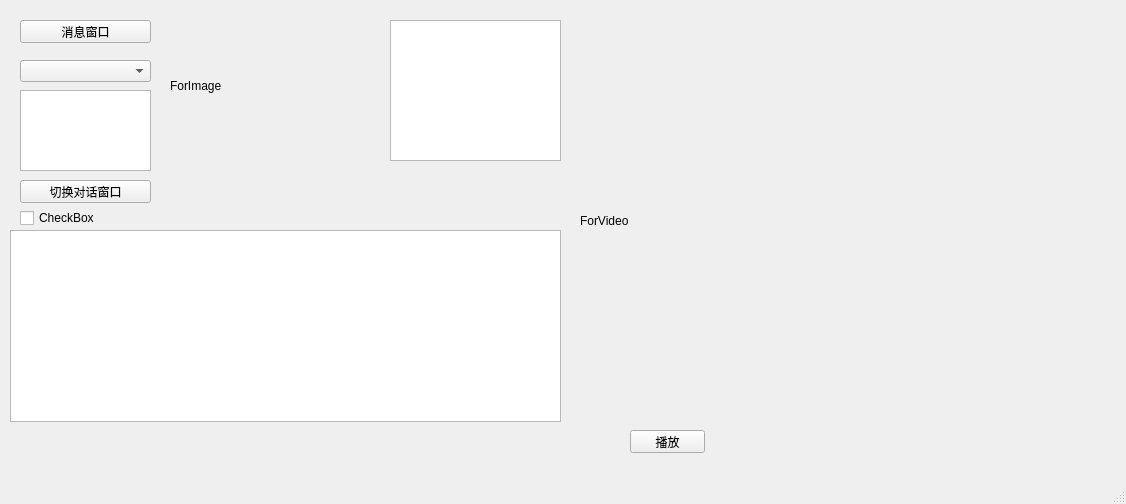
<?xml version="1.0" encoding="UTF-8"?>
<ui version="4.0">
 <class>MainWindow</class>
 <widget class="QMainWindow" name="MainWindow">
  <property name="enabled">
   <bool>true</bool>
  </property>
  <property name="geometry">
   <rect>
    <x>0</x>
    <y>0</y>
    <width>1126</width>
    <height>504</height>
   </rect>
  </property>
  <property name="windowTitle">
   <string>MainWindow</string>
  </property>
  <widget class="QWidget" name="centralwidget">
   <widget class="QComboBox" name="comboBox">
    <property name="geometry">
     <rect>
      <x>20</x>
      <y>60</y>
      <width>131</width>
      <height>22</height>
     </rect>
    </property>
   </widget>
   <widget class="QListWidget" name="listWidget">
    <property name="geometry">
     <rect>
      <x>20</x>
      <y>90</y>
      <width>131</width>
      <height>81</height>
     </rect>
    </property>
   </widget>
   <widget class="QCheckBox" name="checkBox">
    <property name="geometry">
     <rect>
      <x>20</x>
      <y>210</y>
      <width>121</width>
      <height>16</height>
     </rect>
    </property>
    <property name="text">
     <string>CheckBox</string>
    </property>
   </widget>
   <widget class="QGraphicsView" name="graphicsView">
    <property name="geometry">
     <rect>
      <x>390</x>
      <y>20</y>
      <width>171</width>
      <height>141</height>
     </rect>
    </property>
    <property name="baseSize">
     <size>
      <width>360</width>
      <height>360</height>
     </size>
    </property>
    <property name="layoutDirection">
     <enum>Qt::LeftToRight</enum>
    </property>
    <property name="autoFillBackground">
     <bool>false</bool>
    </property>
   </widget>
   <widget class="QLabel" name="label">
    <property name="geometry">
     <rect>
      <x>170</x>
      <y>20</y>
      <width>141</width>
      <height>131</height>
     </rect>
    </property>
    <property name="text">
     <string>ForImage</string>
    </property>
   </widget>
   <widget class="QListWidget" name="listWidget_imagelist">
    <property name="geometry">
     <rect>
      <x>10</x>
      <y>230</y>
      <width>551</width>
      <height>192</height>
     </rect>
    </property>
    <property name="dragDropMode">
     <enum>QAbstractItemView::NoDragDrop</enum>
    </property>
    <property name="selectionMode">
     <enum>QAbstractItemView::NoSelection</enum>
    </property>
    <property name="iconSize">
     <size>
      <width>100</width>
      <height>100</height>
     </size>
    </property>
    <property name="gridSize">
     <size>
      <width>50</width>
      <height>50</height>
     </size>
    </property>
    <property name="viewMode">
     <enum>QListView::IconMode</enum>
    </property>
   </widget>
   <widget class="QLabel" name="label_Video">
    <property name="geometry">
     <rect>
      <x>580</x>
      <y>20</y>
      <width>521</width>
      <height>401</height>
     </rect>
    </property>
    <property name="text">
     <string>ForVideo</string>
    </property>
    <property name="scaledContents">
     <bool>false</bool>
    </property>
   </widget>
   <widget class="QPushButton" name="pushButton_msg">
    <property name="geometry">
     <rect>
      <x>20</x>
      <y>20</y>
      <width>131</width>
      <height>23</height>
     </rect>
    </property>
    <property name="text">
     <string>消息窗口</string>
    </property>
   </widget>
   <widget class="QPushButton" name="pushButton_changeDlg">
    <property name="geometry">
     <rect>
      <x>20</x>
      <y>180</y>
      <width>131</width>
      <height>23</height>
     </rect>
    </property>
    <property name="text">
     <string>切换对话窗口</string>
    </property>
   </widget>
   <widget class="QPushButton" name="pushButtonReply">
    <property name="geometry">
     <rect>
      <x>630</x>
      <y>430</y>
      <width>75</width>
      <height>23</height>
     </rect>
    </property>
    <property name="text">
     <string>播放</string>
    </property>
   </widget>
  </widget>
  <widget class="QMenuBar" name="menubar">
   <property name="geometry">
    <rect>
     <x>0</x>
     <y>0</y>
     <width>1126</width>
     <height>22</height>
    </rect>
   </property>
  </widget>
  <widget class="QStatusBar" name="statusbar"/>
 </widget>
 <resources/>
 <connections/>
</ui>
